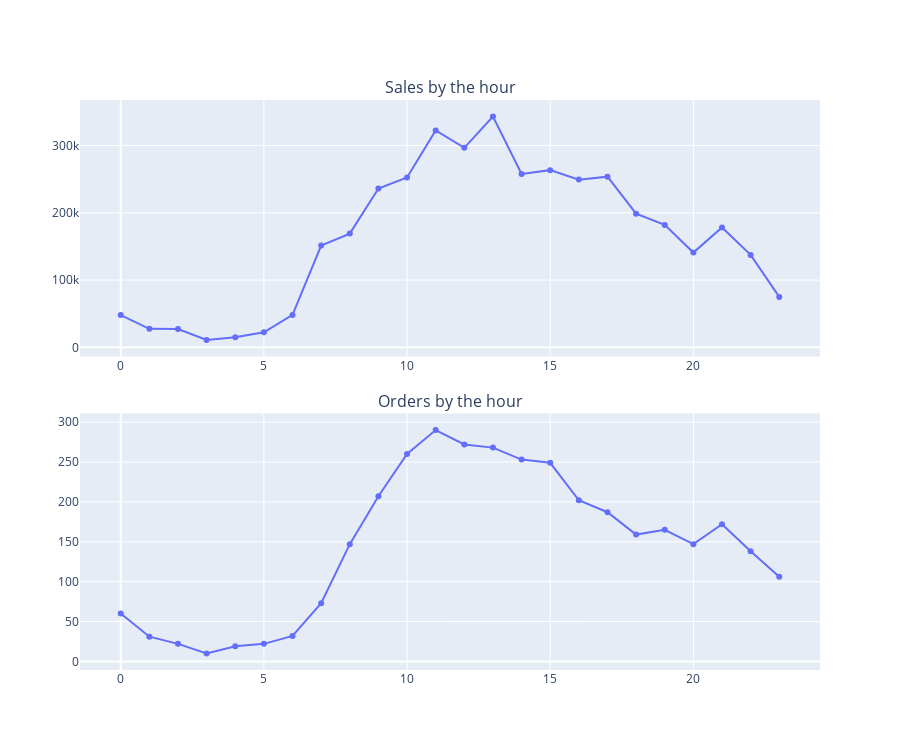

The notebook cell saved with this chart:
### Markdown cell above
The graphs are quite synchronized. The dynamics of the number of orders repeats the dynamics of revenue. The most profitable days of the month are the 4th and 11th of the month. The first two weeks of the month. Then sales go down.

### Code cell
fig_sh_sales = create_line_graph(sales_per_hr, x_column='hour', y_column='line_total')
fig_orders_sh = create_line_graph(orders_per_hr, x_column='hour', y_column='order_id')

fig_sh_sales.update_traces(hovertemplate='hour: %{x}<br>sales: %{y}')
fig_orders_sh.update_traces(hovertemplate='hour: %{x}<br>orders: %{y}')

plot_line_graphs(['Sales by the hour', 'Orders by the hour'],
                 fig_sh_sales, fig_orders_sh)

### Figure 1 — Plotly figure (JSON) as saved in the notebook; plotly's stock layout.template omitted (floating-point values rounded to 4 significant figures)
{"data": [{"hovertemplate": "hour: %{x}<br>sales: %{y}", "legendgroup": "", "line": {"color": "#636efa", "dash": "solid"}, "marker": {"symbol": "circle"}, "mode": "lines+markers", "name": "", "orientation": "v", "showlegend": false, "type": "scatter", "x": [0, 1, 2, 3, 4, 5, 6, 7, 8, 9, 10, 11, 12, 13, 14, 15, 16, 17, 18, 19, 20, 21, 22, 23], "xaxis": "x", "y": [48074, 27617, 27366, 11056, 14983, 22310, 48244, 151304, 169138, 236203, 252591, 322564, 296664, 343122, 257732, 263483, 249386, 253817, 198773, 182081, 141005, 178284, 137469, 75058], "yaxis": "y"}, {"hovertemplate": "hour: %{x}<br>orders: %{y}", "legendgroup": "", "line": {"color": "#636efa", "dash": "solid"}, "marker": {"symbol": "circle"}, "mode": "lines+markers", "name": "", "orientation": "v", "showlegend": false, "type": "scatter", "x": [0, 1, 2, 3, 4, 5, 6, 7, 8, 9, 10, 11, 12, 13, 14, 15, 16, 17, 18, 19, 20, 21, 22, 23], "xaxis": "x2", "y": [60, 31, 22, 10, 19, 22, 32, 73, 147, 207, 260, 290, 272, 268, 253, 249, 202, 187, 159, 165, 147, 172, 138, 106], "yaxis": "y2"}], "layout": {"annotations": [{"font": {"size": 16}, "showarrow": false, "text": "Sales by the hour", "x": 0.5, "xanchor": "center", "xref": "paper", "y": 1, "yanchor": "bottom", "yref": "paper"}, {"font": {"size": 16}, "showarrow": false, "text": "Orders by the hour", "x": 0.5, "xanchor": "center", "xref": "paper", "y": 0.45, "yanchor": "bottom", "yref": "paper"}], "height": 750, "width": 900, "xaxis": {"anchor": "y", "domain": [0, 1]}, "xaxis2": {"anchor": "y2", "domain": [0, 1]}, "yaxis": {"anchor": "x", "domain": [0.55, 1]}, "yaxis2": {"anchor": "x2", "domain": [0, 0.45]}}}
